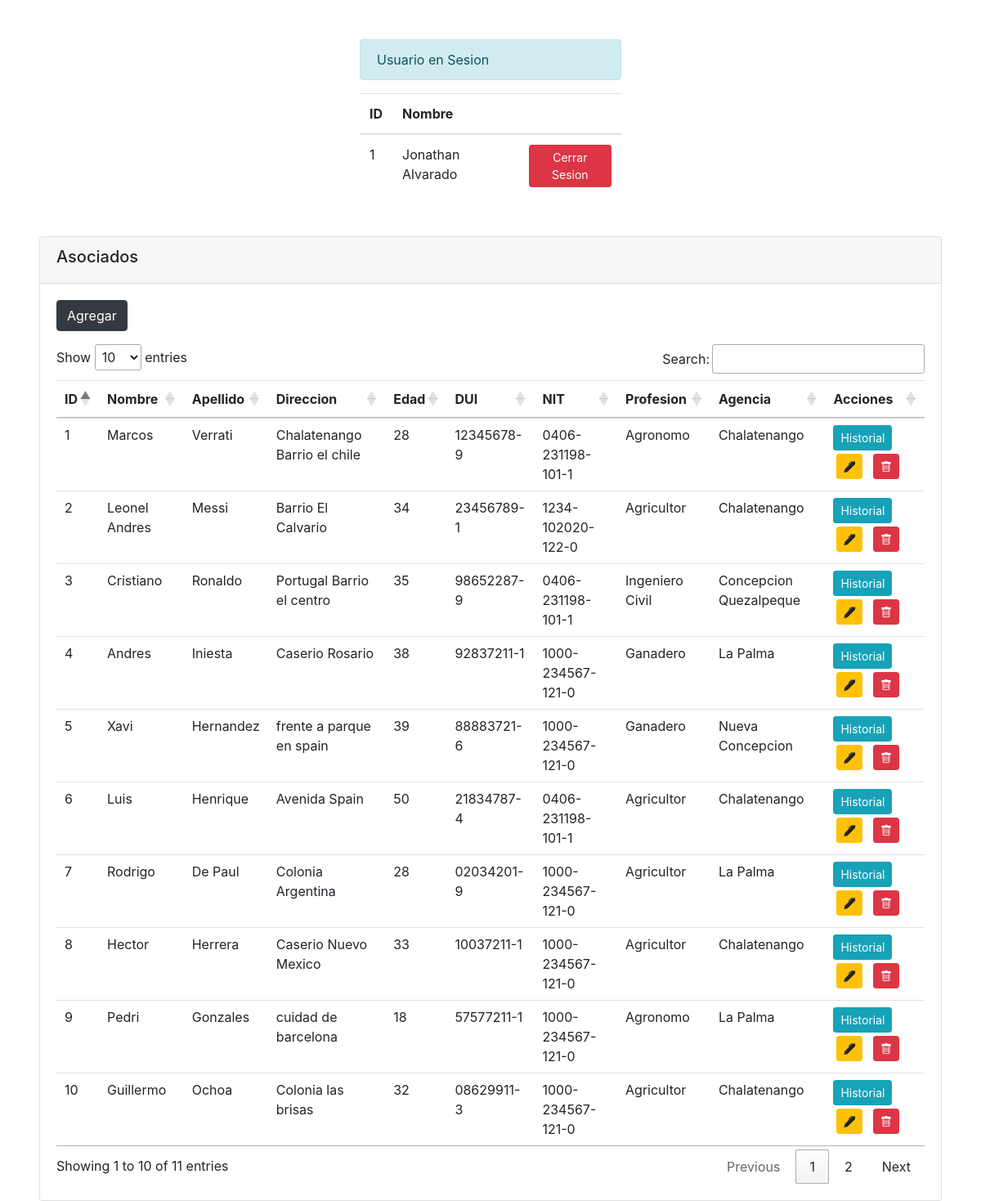
Screenshot of /index.php?controller=Asociados&action=index (signed in) with the database file from the repository.
### tables this page shows
CREATE TABLE asociados(
    id              int(255) auto_increment NOT NULL,
    nombre          varchar(60) NOT NULL,
    apellido        varchar(60) NOT NULL,
    direccion       text NOT NULL,
    edad            int NOT NULL,
    dui             varchar(25) NOT NULL,
    nit             varchar(25) NOT NULL,
    profesion_id    int(255) NOT NULL,
    agencia_id      int(255) NOT NULL,
    deleted_at      boolean DEFAULT false,
    created_at      TIMESTAMP DEFAULT CURRENT_TIMESTAMP,
    CONSTRAINT pk_asociados PRIMARY KEY(id),
    CONSTRAINT pk_asociados_agencia FOREIGN KEY(agencia_id) REFERENCES agencias(id),
    CONSTRAINT pk_asociados_profesion FOREIGN KEY(profesion_id) REFERENCES profesiones(id)
);

CREATE TABLE profesiones(
    id              int(255) auto_increment NOT NULL,
    profesion      varchar(60) NOT NULL,
    CONSTRAINT pk_profesion PRIMARY KEY(id)
);

CREATE TABLE agencias(
    id           int(255) auto_increment NOT NULL,
    agencia      varchar(60) NOT NULL,
    CONSTRAINT pk_agencia PRIMARY KEY(id)
);

### controllers/AsociadosController.php (called while the page is built, shortened)
<?php
require_once 'models/AsociadoModel.php';
class AsociadosController{
    function index(){
        $asociado = new AsociadoModel();
        $asociados = $asociado->getAll();
        require_once('views/asociados/index.php');
    }
}

### models/AsociadoModel.php (called while the page is built, shortened)
<?php
class AsociadoModel extends Persona
{
    private $db;
    function __construct(){
        $db = Conexion::conectar();
        if($db != NULL ){
            $this->db = $db;
        }
    }
    function getAll(){
        $sql = "call getAsociados(?)";
        $pdo = $this->db->prepare( $sql );
        $pdo->bindValue(1, $this->id, PDO::PARAM_INT);
        $pdo->execute();
        if ( $this->id == NULL ) {
            return $pdo->fetchAll( PDO::FETCH_OBJ) ;
        }
        return $pdo->fetch(PDO::FETCH_OBJ);
    }
}
?>

### views/asociados/index.php (the view, shortened to what this page needs)
<div class="ml-5 mr-5">
    <div class="alert alert-info mt-5 mx-auto" style="width: 20rem;">
        Usuario en Sesion
    </div>
    <table class="table mt-1 mx-auto" style="width: 20rem;">
        <thead>
            <th>ID</th>
            <th>Nombre</th>
            <th></th>
        </thead>
        <tbody>
            <td><?= $_SESSION['auth']->id ?></td>
            <td><?= $_SESSION['auth']->nombre.' '.$_SESSION['auth']->apellido?></td>
            <td>
                <a href="index.php?controller=Auth&action=logout" class="btn btn-danger btn-sm">
                    Cerrar Sesion
                </a>
            </td>
        </tbody>
    </table>
    <div class="card mt-5">
        <div class="card-header">
            <h5>Asociados</h5>
        </div>
        <div class="card-body">
        <button type="button" class="mb-3 btn btn-dark" data-toggle="modal" data-target="#exampleModal">
            Agregar
        </button>
            <table class="table" id="tableAsociados">
                <thead>
                    <th>ID</th>
                    <th>Nombre</th>
                    <th>Apellido</th>
                    <th>Direccion</th>
                    <th>Edad</th>
                    <th>DUI</th>
                    <th>NIT</th>
                    <th>Profesion</th>
                    <th>Agencia</th>
                    <th>Acciones</th>
                </thead>
                <tbody>
                    <?php foreach( $asociados as $asociado): ?>
                        <tr id="row<?=$asociado->id ?>">
                            <td id="tableId"> <?= $asociado->id ?> </td>
                            <td id="tableNombre"> <?= $asociado->nombre ?> </td>
                            <td id="tableApellido"> <?= $asociado->apellido ?> </td>
                            <td id="tableDireccion"> <?= $asociado->direccion ?> </td>
                            <td id="tableEdad"> <?= $asociado->edad ?> </td>
                            <td id="tableDui"> <?= $asociado->dui ?> </td>
                            <td id="tableNit"> <?= $asociado->nit ?> </td>
                            <td id="tableProfesionId"> <?= $asociado->profesion ?> </td>
                            <td id="tableAgenciaId"> <?= $asociado->agencia ?> </td>
                            <td id="table">
                                <a class="btn btn-sm btn-info" href="index.php?controller=Asociados&action=historial&id=<?=$asociado->id ?>">Historial</a>
                                <button class="btn btn-sm btn-warning editar m-1" idAsociado="<?= $asociado->id ?>" id="editarAsociado" data-toggle="modal" data-target="#exampleModal"><i class="bi bi-pen-fill"></i></button>
                                <button class="btn btn-sm btn-danger eliminar m-1" idAsociado="<?= $asociado->id ?>" id="eliminarAsociado"><i class="bi bi-trash"></i></button>
                            </td>
                        </tr>
                    <?php endforeach; ?>
                </tbody>
            </table>
        </div>
    </div>
</div>

### index.php (shortened to what this page needs)
<!DOCTYPE html>
<html lang="en">
<head>
    <link rel="stylesheet" href="https://cdn.jsdelivr.net/npm/bootstrap@4.6.0/dist/css/bootstrap.min.css">
    <link rel="stylesheet" href="https://cdn.jsdelivr.net/npm/bootstrap-icons@1.5.0/font/bootstrap-icons.css">
    <link rel="stylesheet" type="text/css" href="https://cdn.datatables.net/1.10.23/css/jquery.dataTables.css">
</head>
<body>
<?php
        require_once 'Controllers/AsociadosController.php';
        if ( isset( $_GET['controller']) ) {
            if ( isset( $_GET['action'] ) ) {
                $action = $_GET['action'];
                $controller = new $controllerName();
                $controller->$action();
            }
        }else{
            header('Location:index.php?controller=Asociados&action=index');
        }
?>
</body>
</html>

### rows the page displays
asociados: id "1", nombre "Marcos", apellido "Verrati", direccion "Chalatenango Barrio el chile", edad "28", dui "12345678-9", nit "0406-231198-101-1", profesion.profesion "Agronomo", agencia.agencia "Chalatenango"
asociados: id "9", nombre "Pedri", apellido "Gonzales", direccion "cuidad de barcelona", edad "18", dui "57577211-1", nit "1000-234567-121-0", profesion.profesion "Agronomo", agencia.agencia "La Palma"
asociados: id "2", nombre "Leonel Andres", apellido "Messi", direccion "Barrio El Calvario", edad "34", dui "23456789-1", nit "1234-102020-122-0", profesion.profesion "Agricultor", agencia.agencia "Chalatenango"
asociados: id "6", nombre "Luis", apellido "Henrique", direccion "Avenida Spain", edad "50", dui "21834787-4", nit "0406-231198-101-1", profesion.profesion "Agricultor", agencia.agencia "Chalatenango"
asociados: id "7", nombre "Rodrigo", apellido "De Paul", direccion "Colonia Argentina", edad "28", dui "02034201-9", nit "1000-234567-121-0", profesion.profesion "Agricultor", agencia.agencia "La Palma"
asociados: id "8", nombre "Hector", apellido "Herrera", direccion "Caserio Nuevo Mexico", edad "33", dui "10037211-1", nit "1000-234567-121-0", profesion.profesion "Agricultor", agencia.agencia "Chalatenango"
asociados: id "10", nombre "Guillermo", apellido "Ochoa", direccion "Colonia las brisas", edad "32", dui "08629911-3", nit "1000-234567-121-0", profesion.profesion "Agricultor", agencia.agencia "Chalatenango"
asociados: id "4", nombre "Andres", apellido "Iniesta", direccion "Caserio Rosario", edad "38", dui "92837211-1", nit "1000-234567-121-0", profesion.profesion "Ganadero", agencia.agencia "La Palma"
asociados: id "5", nombre "Xavi", apellido "Hernandez", direccion "frente a parque en spain", edad "39", dui "88883721-6", nit "1000-234567-121-0", profesion.profesion "Ganadero", agencia.agencia "Nueva Concepcion"
asociados: id "3", nombre "Cristiano", apellido "Ronaldo", direccion "Portugal Barrio el centro", edad "35", dui "98652287-9", nit "0406-231198-101-1", profesion.profesion "Ingeniero Civil", agencia.agencia "Concepcion Quezalpeque"

### other values shown
$_SESSION['auth']->id "1"
$_SESSION['auth']->nombre "Jonathan"
$_SESSION['auth']->apellido "Alvarado"
